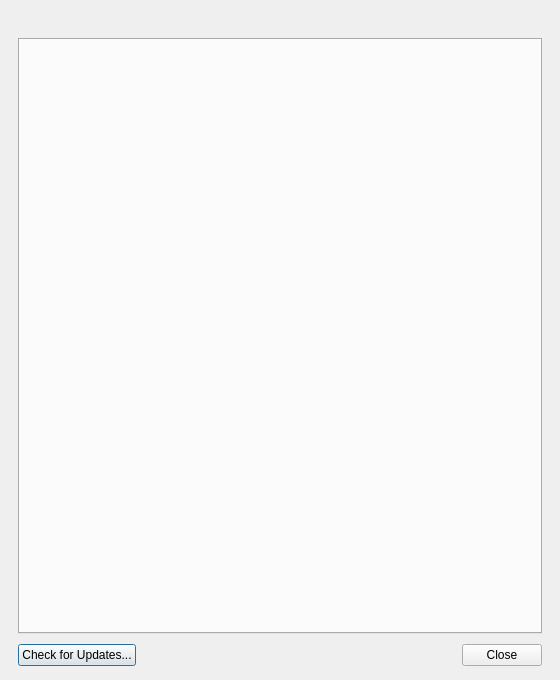
<?xml version="1.0" encoding="UTF-8"?>
<ui version="4.0">
 <class>GeoFASUMainDialog</class>
 <widget class="QDialog" name="GeoFASUMainDialog">
  <property name="geometry">
   <rect>
    <x>0</x>
    <y>0</y>
    <width>560</width>
    <height>680</height>
   </rect>
  </property>
  <property name="minimumSize">
   <size>
    <width>520</width>
    <height>640</height>
   </size>
  </property>
  <property name="windowTitle">
   <string>GeoFASU_Mod Studio</string>
  </property>
  <layout class="QVBoxLayout" name="mainLayout">
   <property name="spacing">
    <number>10</number>
   </property>
   <property name="leftMargin">
    <number>18</number>
   </property>
   <property name="topMargin">
    <number>14</number>
   </property>
   <property name="rightMargin">
    <number>18</number>
   </property>
   <property name="bottomMargin">
    <number>14</number>
   </property>
   <item>
    <widget class="QLabel" name="iconLabel">
     <property name="text">
      <string/>
     </property>
     <property name="alignment">
      <set>Qt::AlignCenter</set>
     </property>
    </widget>
   </item>
   <item>
    <widget class="QTabWidget" name="tabWidget">
     <property name="currentIndex">
      <number>0</number>
     </property>
    </widget>
   </item>
   <item>
    <layout class="QHBoxLayout" name="footerLayout">
     <property name="spacing">
      <number>10</number>
     </property>
     <item>
      <widget class="QPushButton" name="btn_update">
       <property name="cursor">
        <cursorShape>PointingHandCursor</cursorShape>
       </property>
       <property name="text">
        <string>Check for Updates...</string>
       </property>
      </widget>
     </item>
     <item>
      <spacer name="footerSpacer">
       <property name="orientation">
        <enum>Qt::Horizontal</enum>
       </property>
       <property name="sizeHint" stdset="0">
        <size>
         <width>40</width>
         <height>20</height>
        </size>
       </property>
      </spacer>
     </item>
     <item>
      <widget class="QPushButton" name="btn_close">
       <property name="cursor">
        <cursorShape>PointingHandCursor</cursorShape>
       </property>
       <property name="text">
        <string>Close</string>
       </property>
      </widget>
     </item>
    </layout>
   </item>
  </layout>
 </widget>
 <resources/>
 <connections/>
</ui>
